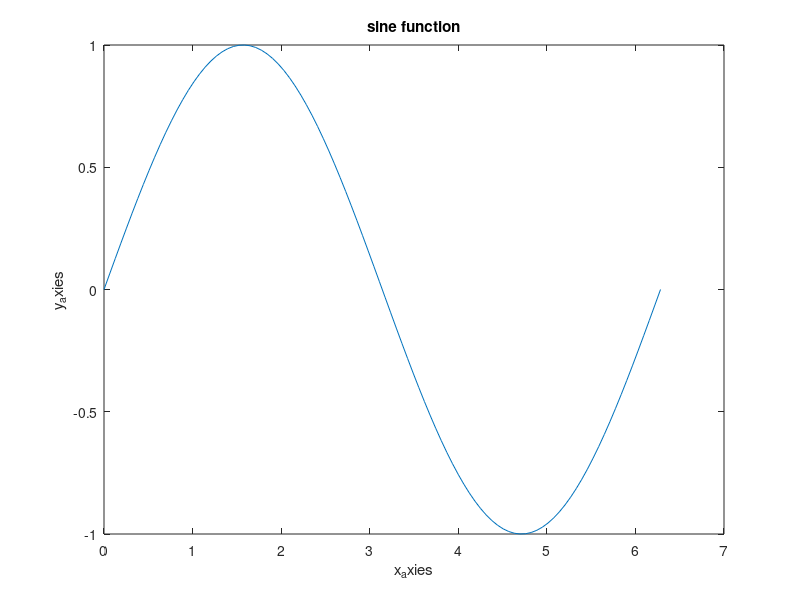

MATLAB code for this plot:
%#create data for the sine function
f=linspace(0,2*pi,100);
g=sin(f);
plot(f,g);
title("sine function");
xlabel('x_axies');
ylabel('y_axies');